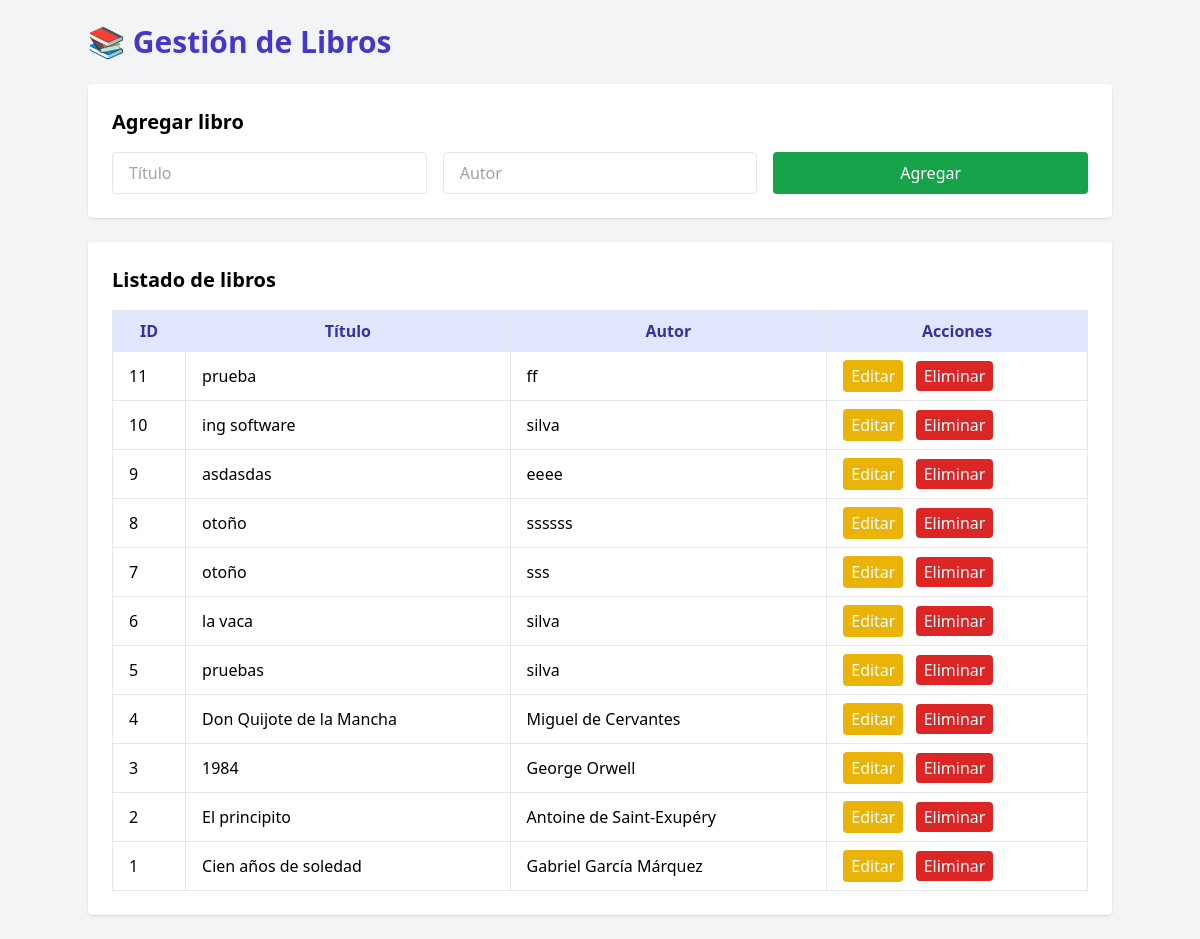
Screenshot of /gestionar_libros.php (signed in) with the database file from the repository.
### tables this page shows
CREATE TABLE `libros` (
  `id_libro` int(11) NOT NULL,
  `titulo` varchar(100) NOT NULL,
  `autor` varchar(100) NOT NULL,
  `disponible` tinyint(1) DEFAULT 1,
  `stock` int(11) NOT NULL DEFAULT 0
);

### gestionar_libros.php (the view, shortened to what this page needs)
<?php
$conexion = new mysqli("localhost", "root", "", "biblioteca");
$resultado = $conexion->query("SELECT * FROM libros ORDER BY id_libro DESC");
?>
<!DOCTYPE html>
<html lang="es">
<head>
	<script src="https://cdn.tailwindcss.com"></script>
</head>
<body class="bg-gray-100 p-6">
	<div class="max-w-5xl mx-auto">
		<h1 class="text-3xl font-bold text-indigo-700 mb-6">📚 Gestión de Libros</h1>
		<div class="bg-white p-6 rounded shadow mb-6">
			<h2 class="text-xl font-semibold mb-4">Agregar libro</h2>
			<form method="POST" class="grid grid-cols-1 md:grid-cols-3 gap-4">
				<input type="text" name="titulo" placeholder="Título" required class="border rounded px-4 py-2">
				<input type="text" name="autor" placeholder="Autor" required class="border rounded px-4 py-2">
				<button type="submit" name="agregar"
					class="bg-green-600 text-white px-4 py-2 rounded hover:bg-green-700">
					Agregar
				</button>
			</form>
		</div>
		<div class="bg-white p-6 rounded shadow">
			<h2 class="text-xl font-semibold mb-4">Listado de libros</h2>
			<table class="min-w-full table-auto border">
				<thead>
					<tr class="bg-indigo-100 text-indigo-800">
						<th class="px-4 py-2 border">ID</th>
						<th class="px-4 py-2 border">Título</th>
						<th class="px-4 py-2 border">Autor</th>
						<th class="px-4 py-2 border">Acciones</th>
					</tr>
				</thead>
				<tbody>
					<?php while ($libro = $resultado->fetch_assoc()): ?>
					<tr class="hover:bg-gray-50">
						<td class="px-4 py-2 border"><?php echo $libro['id_libro']; ?></td>
						<td class="px-4 py-2 border"><?php echo htmlspecialchars($libro['titulo']); ?></td>
						<td class="px-4 py-2 border"><?php echo htmlspecialchars($libro['autor']); ?></td>
						<td class="px-4 py-2 border">
							<button
								onclick="mostrarEditar(<?php echo $libro['id_libro']; ?>, '<?php echo addslashes($libro['titulo']); ?>', '<?php echo addslashes($libro['autor']); ?>')"
								class="bg-yellow-500 hover:bg-yellow-600 text-white px-2 py-1 rounded">
								Editar
							</button>
							<a href="?eliminar=<?php echo $libro['id_libro']; ?>"
								onclick="return confirm('¿Eliminar este libro?');"
								class="bg-red-600 hover:bg-red-700 text-white px-2 py-1 rounded ml-2">
								Eliminar
							</a>
						</td>
					</tr>
					<?php endwhile; ?>
				</tbody>
			</table>
		</div>
	</div>
</body>
</html>

### rows the page displays
libros: id_libro "11", titulo "prueba", autor "ff"
libros: id_libro "10", titulo "ing software", autor "silva"
libros: id_libro "9", titulo "asdasdas", autor "eeee"
libros: id_libro "8", titulo "otoño", autor "ssssss"
libros: id_libro "7", titulo "otoño", autor "sss"
libros: id_libro "6", titulo "la vaca", autor "silva"
libros: id_libro "5", titulo "pruebas", autor "silva"
libros: id_libro "4", titulo "Don Quijote de la Mancha", autor "Miguel de Cervantes"
libros: id_libro "3", titulo "1984", autor "George Orwell"
libros: id_libro "2", titulo "El principito", autor "Antoine de Saint-Exupéry"
libros: id_libro "1", titulo "Cien años de soledad", autor "Gabriel García Márquez"
